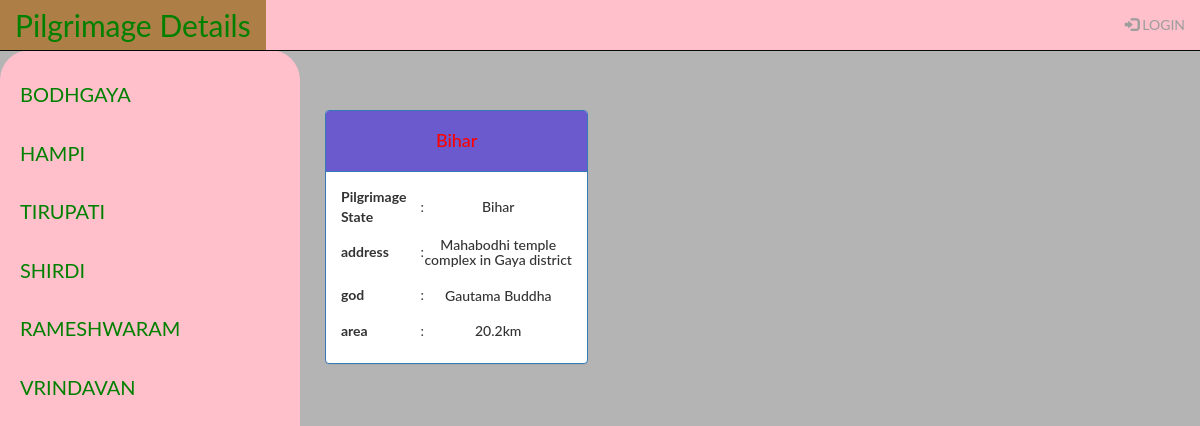
/PilgrimageHub/1/AllPilgrimages, run on the app's committed database.
### Data_Setup.py (models this page shows, shortened)
class PilgrimageName(Base):
    __tablename__ = 'pilgrimagename'
    id = Column(Integer, primary_key=True)
    name = Column(String(250), nullable=False)
    user_id = Column(Integer, ForeignKey('user.id'))
    user = relationship(User, backref="pilgrimagename")

class StateName(Base):
    __tablename__ = 'statename'
    id = Column(Integer, primary_key=True)
    name = Column(String(370), nullable=False)
    address = Column(String(160))
    god = Column(String(24))
    area = Column(String(270))
    date = Column(DateTime, nullable=False)
    pilgrimagenameid = Column(Integer, ForeignKey('pilgrimagename.id'))
    pilgrimagename = relationship(
        PilgrimageName, backref=backref('statename', cascade='all, delete'))
    user_id = Column(Integer, ForeignKey('user.id'))
    user = relationship(User, backref="statename")

### main.py (the view)
@app.route('/PilgrimageHub/<int:g4id>/AllPilgrimages')
def showPilgrimages(g4id):
    gvs_sa = session.query(PilgrimageName).all()
    san = session.query(PilgrimageName).filter_by(id=g4id).one()
    vi = session.query(StateName).filter_by(pilgrimagenameid=g4id).all()
    try:
        if login_session['username']:
            return render_template('showPilgrimages.html', gvs_sa=gvs_sa,
                                   san=san, vi=vi,
                                   uname=login_session['username'])
    except:
        return render_template('showPilgrimages.html',
                               gvs_sa=gvs_sa, san=san, vi=vi)

### templates/showPilgrimages.html (shortened to what this page needs)
{% include 'nav.html' %}
<body style="background-color:rgb(180, 180, 180);">
<div class="main">
{% block content %}
<div class="row" style="margin: 10px;">
{% for sbi in vi %}
	<div class="col-sm-4 text-center">
		<div class="panel panel-primary">
			<div class="panel-heading" style="background-color:slateblue;">
				<h4 style="color:red;">{{ sbi.name }}</h4>
			</div>
			<div class="panel-body text-center">
				<table>
					<tr><th>Pilgrimage State</th><td>:</td><td><h5>{{ sbi.name }}</h5></td></tr>
					<tr><th>address</th><td>:</td><td><h5>{{ sbi.address }}</h5></td></tr>
					<tr><th>god</th><td>:</td><td><h5>{{ sbi.god }}</h5></td></tr>
					<tr><th>area</th><td>:</td><td><h5>{{ sbi.area }}</h5></td></tr>
				</table>
			</div>
		</div>
	</div>
{% endfor %}
</div>
{% endblock content %}
</div>

### templates/nav.html (shortened to what this page needs)
<!DOCTYPE html>
<html lang="en">
<head>
  <link rel="stylesheet" href="https://maxcdn.bootstrapcdn.com/bootstrap/3.3.7/css/bootstrap.min.css">
</head>
<body>
<nav class="navbar navbar-inverse  navbar-fixed-top" style="background-color:pink;">
  <div class="container-fluid">
    <div class="navbar-header">
      <a class="navbar-brand" href="{{ url_for('home') }}" style="color:green;font-size:30px;background-color:rgb(173, 127, 71);">Pilgrimage Details</a>
    </div>
    <ul class="nav navbar-nav navbar-right">
      {% if 'username' in session %}
            <li><button class="btn btn-warning mr-sm-2" style="margin-top: 5px; background-color:white;"><a href="{{ url_for('addPilgrimageName')}}">ADD Pilgrimage Name</a></button></li>
            <li style="margin: 10px;"><p class="text-primary mr-sm-2">{{ session.username }}</p></li>
            <li><a href="{{ url_for('logout')}}" ><span class="glyphicon glyphicon-log-in"></span> LOGOUT</a></li>
      {% else %}
            <li><a href="{{ url_for('showLogin')}}"><span class="glyphicon glyphicon-log-in"></span> LOGIN</a></li>
      {% endif %}
    </ul>
  </div>
</nav>
<div class="sidenav">
  <table>
      {% for dsa in gvs_sa %}
      <tr>
          <td><a href="{{ url_for('showPilgrimages',g4id=dsa.id)}}">{{dsa.name}}</a></td>
        </tr>
      {% endfor %}
  </table>
</div>
</body>
</html>

### templates/nav.html (style rules this page uses)
body { font-family: "Lato", sans-serif; }
.sidenav { height: 100%; width: 300px; position: fixed; z-index: 1; top: 50px; left: 0; background-color: pink; overflow-x: hidden; padding-top: 20px; border-radius:30px; }
.sidenav a { padding: 10px 10px 20px 20px; text-decoration: none; font-size: 20px; color: green; display:block; }
.main { margin-left: 300px; }

### data on the page
PilgrimageName: name "BODHGAYA"
PilgrimageName: name "HAMPI"
PilgrimageName: name "TIRUPATI"
PilgrimageName: name "SHIRDI"
PilgrimageName: name "RAMESHWARAM"
PilgrimageName: name "VRINDAVAN"
StateName: name "Bihar", address "Mahabodhi temple complex in Gaya district", god "Gautama Buddha", area "20.2km"
